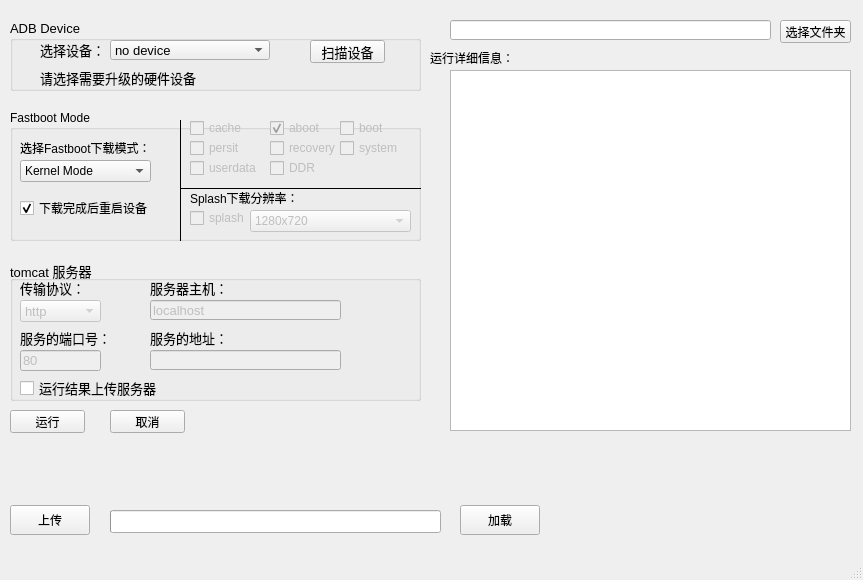
<?xml version="1.0" encoding="UTF-8"?>
<ui version="4.0">
 <class>MainWindow</class>
 <widget class="QMainWindow" name="MainWindow">
  <property name="geometry">
   <rect>
    <x>0</x>
    <y>0</y>
    <width>863</width>
    <height>580</height>
   </rect>
  </property>
  <property name="windowTitle">
   <string>MainWindow</string>
  </property>
  <widget class="QWidget" name="centralwidget">
   <widget class="QLineEdit" name="lineEditURL">
    <property name="geometry">
     <rect>
      <x>450</x>
      <y>20</y>
      <width>321</width>
      <height>20</height>
     </rect>
    </property>
    <property name="readOnly">
     <bool>true</bool>
    </property>
   </widget>
   <widget class="QPushButton" name="pushButtonExit">
    <property name="geometry">
     <rect>
      <x>10</x>
      <y>505</y>
      <width>80</width>
      <height>30</height>
     </rect>
    </property>
    <property name="text">
     <string>上传</string>
    </property>
   </widget>
   <widget class="QPushButton" name="pushButtonLoad">
    <property name="geometry">
     <rect>
      <x>460</x>
      <y>505</y>
      <width>80</width>
      <height>30</height>
     </rect>
    </property>
    <property name="text">
     <string>加载</string>
    </property>
   </widget>
   <widget class="QProgressBar" name="progressBar">
    <property name="geometry">
     <rect>
      <x>110</x>
      <y>510</y>
      <width>331</width>
      <height>23</height>
     </rect>
    </property>
    <property name="value">
     <number>0</number>
    </property>
    <property name="textVisible">
     <bool>false</bool>
    </property>
   </widget>
   <widget class="QTextEdit" name="textEditInformation">
    <property name="geometry">
     <rect>
      <x>450</x>
      <y>70</y>
      <width>401</width>
      <height>361</height>
     </rect>
    </property>
    <property name="lineWrapMode">
     <enum>QTextEdit::NoWrap</enum>
    </property>
    <property name="readOnly">
     <bool>true</bool>
    </property>
   </widget>
   <widget class="QPushButton" name="pushButtonFolder">
    <property name="geometry">
     <rect>
      <x>780</x>
      <y>20</y>
      <width>71</width>
      <height>23</height>
     </rect>
    </property>
    <property name="text">
     <string>选择文件夹</string>
    </property>
   </widget>
   <widget class="QPushButton" name="pushButtonRun">
    <property name="geometry">
     <rect>
      <x>10</x>
      <y>410</y>
      <width>75</width>
      <height>23</height>
     </rect>
    </property>
    <property name="text">
     <string>运行</string>
    </property>
   </widget>
   <widget class="QPushButton" name="pushButtonCancel">
    <property name="geometry">
     <rect>
      <x>110</x>
      <y>410</y>
      <width>75</width>
      <height>23</height>
     </rect>
    </property>
    <property name="text">
     <string>取消</string>
    </property>
   </widget>
   <widget class="QLabel" name="labelDetailedInformation">
    <property name="geometry">
     <rect>
      <x>430</x>
      <y>50</y>
      <width>91</width>
      <height>16</height>
     </rect>
    </property>
    <property name="text">
     <string>运行详细信息：</string>
    </property>
   </widget>
   <widget class="QGroupBox" name="groupBoxAdb">
    <property name="geometry">
     <rect>
      <x>10</x>
      <y>20</y>
      <width>411</width>
      <height>71</height>
     </rect>
    </property>
    <property name="font">
     <font>
      <pointsize>10</pointsize>
     </font>
    </property>
    <property name="title">
     <string>ADB Device</string>
    </property>
    <widget class="QComboBox" name="comboBoxDevice">
     <property name="geometry">
      <rect>
       <x>100</x>
       <y>20</y>
       <width>160</width>
       <height>20</height>
      </rect>
     </property>
     <property name="cursor">
      <cursorShape>ArrowCursor</cursorShape>
     </property>
     <property name="currentText">
      <string>no device</string>
     </property>
     <property name="maxVisibleItems">
      <number>20</number>
     </property>
     <item>
      <property name="text">
       <string>no device</string>
      </property>
     </item>
    </widget>
    <widget class="QPushButton" name="pushButton">
     <property name="geometry">
      <rect>
       <x>300</x>
       <y>20</y>
       <width>75</width>
       <height>23</height>
      </rect>
     </property>
     <property name="text">
      <string>扫描设备</string>
     </property>
    </widget>
    <widget class="QLabel" name="labelDevice">
     <property name="geometry">
      <rect>
       <x>30</x>
       <y>20</y>
       <width>70</width>
       <height>20</height>
      </rect>
     </property>
     <property name="font">
      <font>
       <pointsize>10</pointsize>
      </font>
     </property>
     <property name="text">
      <string>选择设备：</string>
     </property>
    </widget>
    <widget class="QLabel" name="labelDeviceInformation">
     <property name="enabled">
      <bool>true</bool>
     </property>
     <property name="geometry">
      <rect>
       <x>30</x>
       <y>50</y>
       <width>261</width>
       <height>16</height>
      </rect>
     </property>
     <property name="cursor">
      <cursorShape>ArrowCursor</cursorShape>
     </property>
     <property name="text">
      <string>请选择需要升级的硬件设备</string>
     </property>
    </widget>
   </widget>
   <widget class="QGroupBox" name="groupBoxFastboot">
    <property name="geometry">
     <rect>
      <x>10</x>
      <y>110</y>
      <width>411</width>
      <height>131</height>
     </rect>
    </property>
    <property name="title">
     <string>Fastboot Mode</string>
    </property>
    <widget class="QComboBox" name="comboBoxFastbootMode">
     <property name="geometry">
      <rect>
       <x>10</x>
       <y>50</y>
       <width>131</width>
       <height>22</height>
      </rect>
     </property>
     <property name="currentIndex">
      <number>0</number>
     </property>
     <item>
      <property name="text">
       <string>Kernel Mode</string>
      </property>
     </item>
    </widget>
    <widget class="QLabel" name="labelFastbootMode">
     <property name="geometry">
      <rect>
       <x>10</x>
       <y>30</y>
       <width>131</width>
       <height>16</height>
      </rect>
     </property>
     <property name="text">
      <string>选择Fastboot下载模式：</string>
     </property>
    </widget>
    <widget class="QCheckBox" name="checkBoxReboot">
     <property name="geometry">
      <rect>
       <x>10</x>
       <y>90</y>
       <width>131</width>
       <height>16</height>
      </rect>
     </property>
     <property name="text">
      <string>下载完成后重启设备</string>
     </property>
     <property name="checked">
      <bool>true</bool>
     </property>
    </widget>
    <widget class="QFrame" name="frameFastbootVLine">
     <property name="geometry">
      <rect>
       <x>160</x>
       <y>10</y>
       <width>20</width>
       <height>121</height>
      </rect>
     </property>
     <property name="frameShape">
      <enum>QFrame::VLine</enum>
     </property>
     <property name="frameShadow">
      <enum>QFrame::Plain</enum>
     </property>
    </widget>
    <widget class="QCheckBox" name="checkBoxCache">
     <property name="enabled">
      <bool>false</bool>
     </property>
     <property name="geometry">
      <rect>
       <x>180</x>
       <y>10</y>
       <width>71</width>
       <height>16</height>
      </rect>
     </property>
     <property name="text">
      <string>cache</string>
     </property>
    </widget>
    <widget class="QCheckBox" name="checkBoxAboot">
     <property name="enabled">
      <bool>false</bool>
     </property>
     <property name="geometry">
      <rect>
       <x>260</x>
       <y>10</y>
       <width>51</width>
       <height>16</height>
      </rect>
     </property>
     <property name="text">
      <string>aboot</string>
     </property>
     <property name="checked">
      <bool>true</bool>
     </property>
    </widget>
    <widget class="QCheckBox" name="checkBoxBoot">
     <property name="enabled">
      <bool>false</bool>
     </property>
     <property name="geometry">
      <rect>
       <x>330</x>
       <y>10</y>
       <width>71</width>
       <height>16</height>
      </rect>
     </property>
     <property name="text">
      <string>boot</string>
     </property>
    </widget>
    <widget class="QCheckBox" name="checkBoxPersit">
     <property name="enabled">
      <bool>false</bool>
     </property>
     <property name="geometry">
      <rect>
       <x>180</x>
       <y>30</y>
       <width>71</width>
       <height>16</height>
      </rect>
     </property>
     <property name="text">
      <string>persit</string>
     </property>
    </widget>
    <widget class="QCheckBox" name="checkBoxRecovery">
     <property name="enabled">
      <bool>false</bool>
     </property>
     <property name="geometry">
      <rect>
       <x>260</x>
       <y>30</y>
       <width>71</width>
       <height>16</height>
      </rect>
     </property>
     <property name="text">
      <string>recovery</string>
     </property>
    </widget>
    <widget class="QCheckBox" name="checkBoxSystem">
     <property name="enabled">
      <bool>false</bool>
     </property>
     <property name="geometry">
      <rect>
       <x>330</x>
       <y>30</y>
       <width>71</width>
       <height>16</height>
      </rect>
     </property>
     <property name="text">
      <string>system</string>
     </property>
    </widget>
    <widget class="QCheckBox" name="checkBoxUserdata">
     <property name="enabled">
      <bool>false</bool>
     </property>
     <property name="geometry">
      <rect>
       <x>180</x>
       <y>50</y>
       <width>71</width>
       <height>16</height>
      </rect>
     </property>
     <property name="text">
      <string>userdata</string>
     </property>
    </widget>
    <widget class="QCheckBox" name="checkBoxDDR">
     <property name="enabled">
      <bool>false</bool>
     </property>
     <property name="geometry">
      <rect>
       <x>260</x>
       <y>50</y>
       <width>71</width>
       <height>16</height>
      </rect>
     </property>
     <property name="text">
      <string>DDR</string>
     </property>
    </widget>
    <widget class="QCheckBox" name="checkBox">
     <property name="enabled">
      <bool>false</bool>
     </property>
     <property name="geometry">
      <rect>
       <x>180</x>
       <y>100</y>
       <width>71</width>
       <height>16</height>
      </rect>
     </property>
     <property name="text">
      <string>splash</string>
     </property>
    </widget>
    <widget class="QFrame" name="frameFastbootHLine">
     <property name="geometry">
      <rect>
       <x>170</x>
       <y>70</y>
       <width>241</width>
       <height>16</height>
      </rect>
     </property>
     <property name="frameShape">
      <enum>QFrame::HLine</enum>
     </property>
     <property name="frameShadow">
      <enum>QFrame::Plain</enum>
     </property>
    </widget>
    <widget class="QLabel" name="labelSplash">
     <property name="geometry">
      <rect>
       <x>180</x>
       <y>80</y>
       <width>211</width>
       <height>16</height>
      </rect>
     </property>
     <property name="text">
      <string>Splash下载分辨率：</string>
     </property>
    </widget>
    <widget class="QComboBox" name="comboBoxSplash">
     <property name="enabled">
      <bool>false</bool>
     </property>
     <property name="geometry">
      <rect>
       <x>240</x>
       <y>100</y>
       <width>161</width>
       <height>22</height>
      </rect>
     </property>
     <item>
      <property name="text">
       <string>1280x720</string>
      </property>
     </item>
     <item>
      <property name="text">
       <string>1280x800</string>
      </property>
     </item>
     <item>
      <property name="text">
       <string>1366x768</string>
      </property>
     </item>
     <item>
      <property name="text">
       <string>1024x600</string>
      </property>
     </item>
     <item>
      <property name="text">
       <string>480x854</string>
      </property>
     </item>
     <item>
      <property name="text">
       <string>1024x768</string>
      </property>
     </item>
     <item>
      <property name="text">
       <string>800x1280</string>
      </property>
     </item>
    </widget>
   </widget>
   <widget class="QGroupBox" name="groupBoxTomcat">
    <property name="geometry">
     <rect>
      <x>10</x>
      <y>260</y>
      <width>411</width>
      <height>141</height>
     </rect>
    </property>
    <property name="font">
     <font>
      <pointsize>10</pointsize>
     </font>
    </property>
    <property name="title">
     <string>tomcat 服务器</string>
    </property>
    <widget class="QCheckBox" name="checkBoxIsUser">
     <property name="geometry">
      <rect>
       <x>10</x>
       <y>120</y>
       <width>141</width>
       <height>16</height>
      </rect>
     </property>
     <property name="text">
      <string>运行结果上传服务器</string>
     </property>
    </widget>
    <widget class="QLabel" name="labelScheme">
     <property name="geometry">
      <rect>
       <x>10</x>
       <y>20</y>
       <width>61</width>
       <height>16</height>
      </rect>
     </property>
     <property name="text">
      <string>传输协议：</string>
     </property>
    </widget>
    <widget class="QComboBox" name="comboBoxScheme">
     <property name="enabled">
      <bool>false</bool>
     </property>
     <property name="geometry">
      <rect>
       <x>10</x>
       <y>40</y>
       <width>81</width>
       <height>22</height>
      </rect>
     </property>
     <item>
      <property name="text">
       <string>http</string>
      </property>
     </item>
    </widget>
    <widget class="QLabel" name="labelHost">
     <property name="geometry">
      <rect>
       <x>140</x>
       <y>20</y>
       <width>81</width>
       <height>16</height>
      </rect>
     </property>
     <property name="text">
      <string>服务器主机：</string>
     </property>
    </widget>
    <widget class="QLineEdit" name="lineEditHost">
     <property name="enabled">
      <bool>false</bool>
     </property>
     <property name="geometry">
      <rect>
       <x>140</x>
       <y>40</y>
       <width>191</width>
       <height>20</height>
      </rect>
     </property>
     <property name="text">
      <string>localhost</string>
     </property>
    </widget>
    <widget class="QLabel" name="labelHttpPort">
     <property name="geometry">
      <rect>
       <x>10</x>
       <y>70</y>
       <width>91</width>
       <height>16</height>
      </rect>
     </property>
     <property name="text">
      <string>服务的端口号：</string>
     </property>
    </widget>
    <widget class="QLineEdit" name="lineEditHttpPort">
     <property name="enabled">
      <bool>false</bool>
     </property>
     <property name="geometry">
      <rect>
       <x>10</x>
       <y>90</y>
       <width>81</width>
       <height>21</height>
      </rect>
     </property>
     <property name="text">
      <string>80</string>
     </property>
    </widget>
    <widget class="QLineEdit" name="lineEditHttpPath">
     <property name="enabled">
      <bool>false</bool>
     </property>
     <property name="geometry">
      <rect>
       <x>140</x>
       <y>90</y>
       <width>191</width>
       <height>20</height>
      </rect>
     </property>
    </widget>
    <widget class="QLabel" name="labelHttpPath">
     <property name="geometry">
      <rect>
       <x>140</x>
       <y>70</y>
       <width>81</width>
       <height>16</height>
      </rect>
     </property>
     <property name="text">
      <string>服务的地址：</string>
     </property>
    </widget>
   </widget>
  </widget>
  <widget class="QMenuBar" name="menubar">
   <property name="geometry">
    <rect>
     <x>0</x>
     <y>0</y>
     <width>863</width>
     <height>23</height>
    </rect>
   </property>
  </widget>
  <widget class="QStatusBar" name="statusbar"/>
 </widget>
 <resources/>
 <connections/>
</ui>
